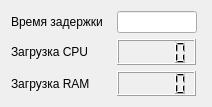
<?xml version="1.0" encoding="UTF-8"?>
<ui version="4.0">
 <class>Form</class>
 <widget class="QWidget" name="Form">
  <property name="geometry">
   <rect>
    <x>0</x>
    <y>0</y>
    <width>212</width>
    <height>107</height>
   </rect>
  </property>
  <property name="maximumSize">
   <size>
    <width>16777215</width>
    <height>107</height>
   </size>
  </property>
  <property name="windowTitle">
   <string>Form</string>
  </property>
  <layout class="QVBoxLayout" name="verticalLayout">
   <item>
    <layout class="QHBoxLayout" name="horizontalLayout_3">
     <item>
      <widget class="QLabel" name="label">
       <property name="minimumSize">
        <size>
         <width>100</width>
         <height>0</height>
        </size>
       </property>
       <property name="text">
        <string>Время задержки</string>
       </property>
      </widget>
     </item>
     <item>
      <widget class="QLineEdit" name="delayLineEdit">
       <property name="minimumSize">
        <size>
         <width>80</width>
         <height>0</height>
        </size>
       </property>
       <property name="maximumSize">
        <size>
         <width>80</width>
         <height>16777215</height>
        </size>
       </property>
      </widget>
     </item>
     <item>
      <spacer name="horizontalSpacer">
       <property name="orientation">
        <enum>Qt::Orientation::Horizontal</enum>
       </property>
       <property name="sizeHint" stdset="0">
        <size>
         <width>40</width>
         <height>20</height>
        </size>
       </property>
      </spacer>
     </item>
    </layout>
   </item>
   <item>
    <layout class="QHBoxLayout" name="horizontalLayout_2">
     <item>
      <widget class="QLabel" name="label_2">
       <property name="minimumSize">
        <size>
         <width>100</width>
         <height>0</height>
        </size>
       </property>
       <property name="text">
        <string>Загрузка CPU</string>
       </property>
      </widget>
     </item>
     <item>
      <widget class="QLCDNumber" name="CpuLcdNumber">
       <property name="minimumSize">
        <size>
         <width>79</width>
         <height>25</height>
        </size>
       </property>
       <property name="maximumSize">
        <size>
         <width>80</width>
         <height>16777215</height>
        </size>
       </property>
      </widget>
     </item>
     <item>
      <spacer name="horizontalSpacer_2">
       <property name="orientation">
        <enum>Qt::Orientation::Horizontal</enum>
       </property>
       <property name="sizeHint" stdset="0">
        <size>
         <width>40</width>
         <height>20</height>
        </size>
       </property>
      </spacer>
     </item>
    </layout>
   </item>
   <item>
    <layout class="QHBoxLayout" name="horizontalLayout">
     <item>
      <widget class="QLabel" name="label_3">
       <property name="minimumSize">
        <size>
         <width>100</width>
         <height>0</height>
        </size>
       </property>
       <property name="text">
        <string>Загрузка RAM</string>
       </property>
      </widget>
     </item>
     <item>
      <widget class="QLCDNumber" name="RamLcdNumber">
       <property name="minimumSize">
        <size>
         <width>79</width>
         <height>25</height>
        </size>
       </property>
       <property name="maximumSize">
        <size>
         <width>80</width>
         <height>16777215</height>
        </size>
       </property>
      </widget>
     </item>
     <item>
      <spacer name="horizontalSpacer_3">
       <property name="orientation">
        <enum>Qt::Orientation::Horizontal</enum>
       </property>
       <property name="sizeHint" stdset="0">
        <size>
         <width>40</width>
         <height>20</height>
        </size>
       </property>
      </spacer>
     </item>
    </layout>
   </item>
  </layout>
 </widget>
 <resources/>
 <connections/>
</ui>
